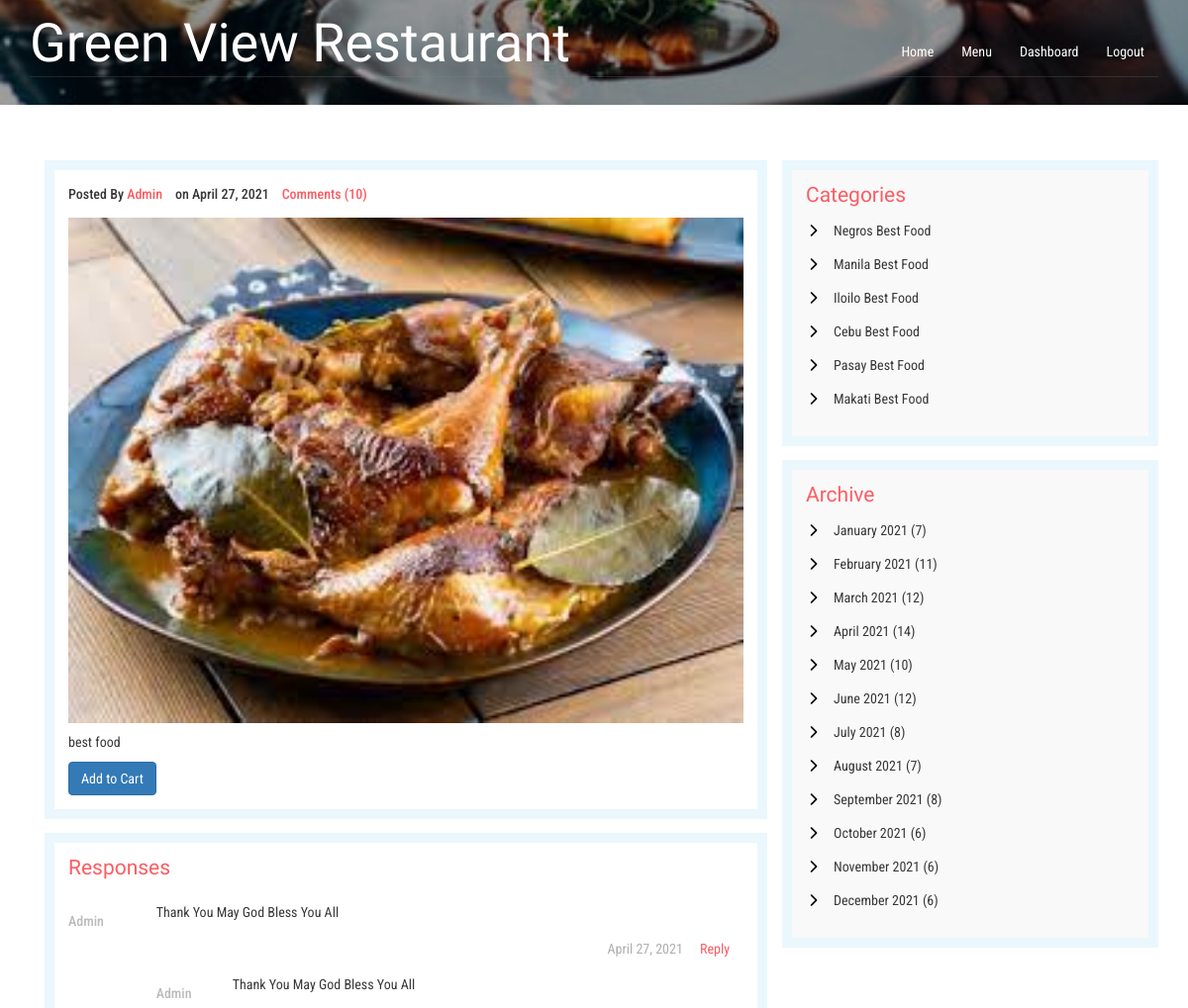
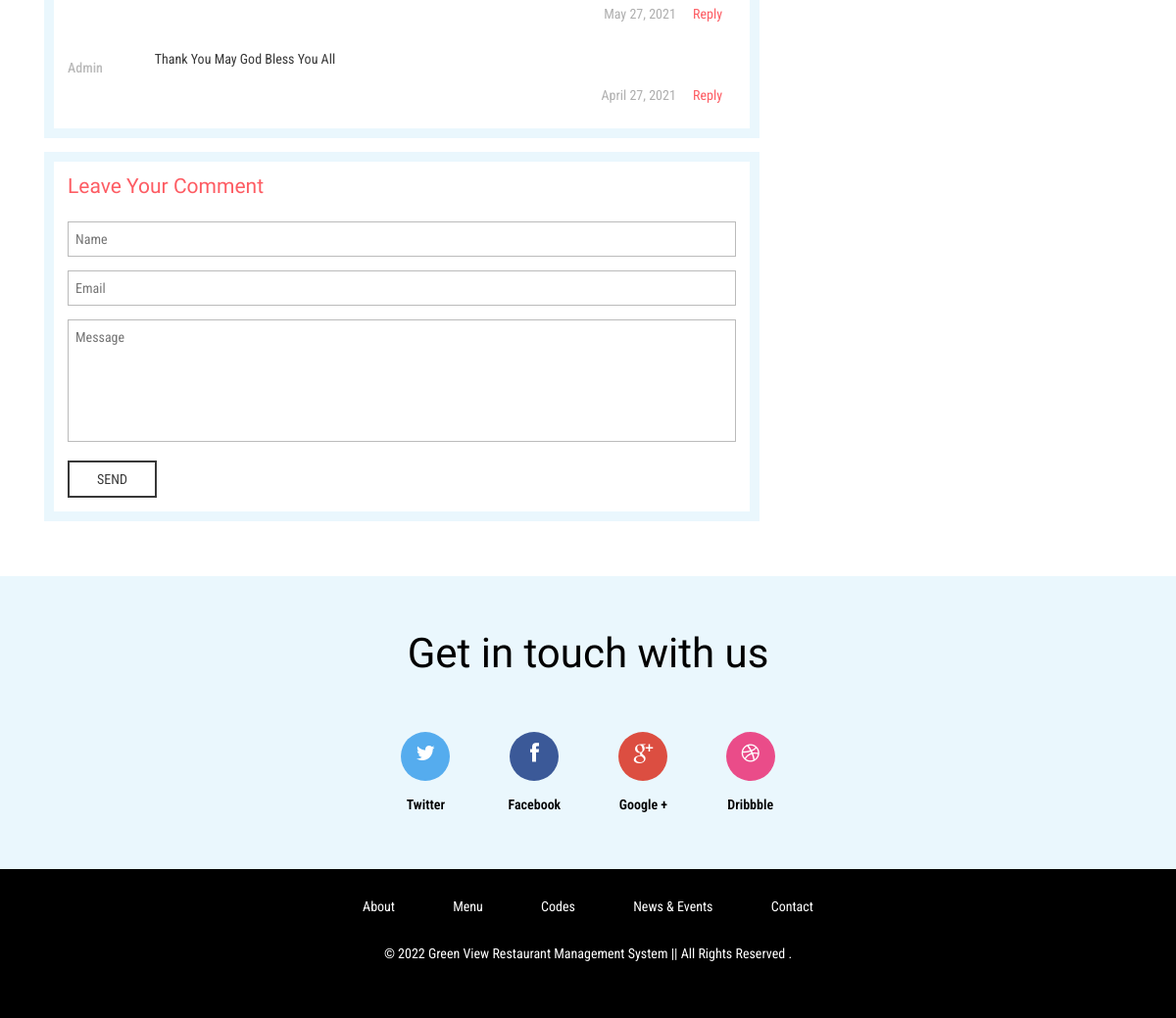
Screenshot of /dashboard/admin/foods/foodDetails/1/ (signed in) with the database file from the repository (2 pictures, top to bottom).
### hotel/models.py (models this page shows, shortened)
class Food(models.Model):
    bengali = 'Bengali'
    thai = 'Thai'
    chinese = 'Chinese'
    indian = 'Indian'
    italian = 'Italian'
    COURSE = (
        (bengali,bengali),
        (thai,thai),
        (chinese,chinese),
        (indian,indian),
        (italian,italian),
    )
    disabled = 'Disabled'
    enabled = 'Enabled'
    STATUS = (
        (disabled, disabled),
        (enabled, enabled),
    )
    name = models.CharField(max_length=250)
    course = models.CharField(max_length = 50, choices = COURSE)
    status = models.CharField(max_length=50, choices=STATUS)
    content_description = models.TextField()
    base_price = models.FloatField()
    sale_price = models.FloatField(default=base_price)
    discount = models.DecimalField(default=0, decimal_places=2, max_digits=5)
    image = models.FileField(blank=True, null =True)
    num_order = models.IntegerField(default=0)

### hotel/views.py (the view)
# urls.py: url(r'^dashboard/admin/foods/foodDetails/(?P<foodID>\d+)/$', views.food_details, name='food_details'),
@login_required
def food_details(request, foodID):
    food = Food.objects.get(id=foodID)
    return render(request, 'user/single.html', {'food':food})

### hotel/templates/user/single.html (shortened to what this page needs)
{% load static %}
{% include "../includes/landing_top.html" %}
<body>
	<div  class="bg-img">
		{% include "../includes/banner1.html" %}
	</div>
	<div class="blog">
				<div class="container">
					<div class="col-md-8 blog-top-left-grid">
						<div class="left-blog left-single">
							<div class="blog-left">
								<div class="single-left-left">
									<p>Posted By <a href="#">Admin</a> &nbsp;&nbsp; on April 27, 2021 &nbsp;&nbsp; <a href="#">Comments (10)</a></p>
									<img src="/media/{{food.image}}" alt="">
								</div>
								<div class="blog-left-bottom">
									<p>{{food.content_description}}</p>
								</div>
								<a href="{% url 'hotel:addTocart' food.id request.user.id %}">
									<button class="btn btn-primary">Add to Cart</button>
								</a>
							</div>
							<div class="response">
								<h3>Responses</h3>
								<div class="media response-info">
									<div class="media-left response-text-left">
										<h5><a href="#">Admin</a></h5>
									</div>
									<div class="media-body response-text-right">
										<p>Thank You May God Bless You All</p>
										<ul>
											<li>April 27, 2021</li>
											<li><a href="single.html">Reply</a></li>
										</ul>
										<div class="media response-info">
											<div class="media-left response-text-left">
												<h5><a href="#">Admin</a></h5>
											</div>
											<div class="media-body response-text-right">
												<p>Thank You May God Bless You All</p>
												<ul>
													<li>May 27, 2021</li>
													<li><a href="single.html">Reply</a></li>
												</ul>
											</div>
										</div>
									</div>
								</div>
								<div class="media response-info">
									<div class="media-left response-text-left">
										<h5><a href="#">Admin</a></h5>
									</div>
									<div class="media-body response-text-right">
										<p>Thank You May God Bless You All</p>
										<ul>
											<li>April 27, 2021</li>
											<li><a href="single.html">Reply</a></li>
										</ul>
									</div>
								</div>
							</div>
							<div class="opinion">
								<h2>Leave Your Comment</h2>
								<form action="#" method="post">
									<input type="text" name="Name" placeholder="Name" required="">
									<input type="text" name="Email" placeholder="Email" required="">
									<textarea name="Message" placeholder="Message" required=""></textarea>
									<input type="submit" value="SEND">
								</form>
							</div>
						</div>
					</div>
					<div class="col-md-4 blog-top-right-grid">
						<div class="categories">
							<h3>Categories</h3>
							<ul>
								<li><a href="#">Negros Best Food</a></li>
								<li><a href="#">Manila Best Food</a></li>
								<li><a href="#">Iloilo Best Food</a></li>
								<li><a href="#">Cebu Best Food</a></li>
								<li><a href="#">Pasay Best Food</a></li>
								<li><a href="#">Makati Best Food</a></li>
							</ul>
						</div>
						<div class="categories">
							<h3>Archive</h3>
							<ul class="marked-list offs1">
								<li><a href="#">January 2021 (7)</a></li>
                                <li><a href="#">February 2021 (11)</a></li>
                                <li><a href="#">March 2021 (12)</a></li>
                                <li><a href="#">April 2021 (14)</a> </li>
                                <li><a href="#">May 2021 (10)</a></li>
                                <li><a href="#">June 2021 (12)</a></li>
                                <li><a href="#">July 2021 (8)</a></li>
                                <li><a href="#">August 2021 (7)</a> </li>
                                <li><a href="#">September 2021 (8)</a></li>
                                <li><a href="#">October 2021 (6)</a></li>
                                <li><a href="#">November 2021 (6)</a></li>
                                <li><a href="#">December 2021 (6)</a></li>
							</ul>
						</div>
					</div>
				</div>
	</div>
	{% include "../includes/footer.html" %}

### hotel/static/assets/css/custom.css (style rules this page uses)
body { font-size : 14px; background-color: #f2f6f9; }
ul { list-style-type: none; }

### rows the page displays
Food: image (picture), content_description "best food"
